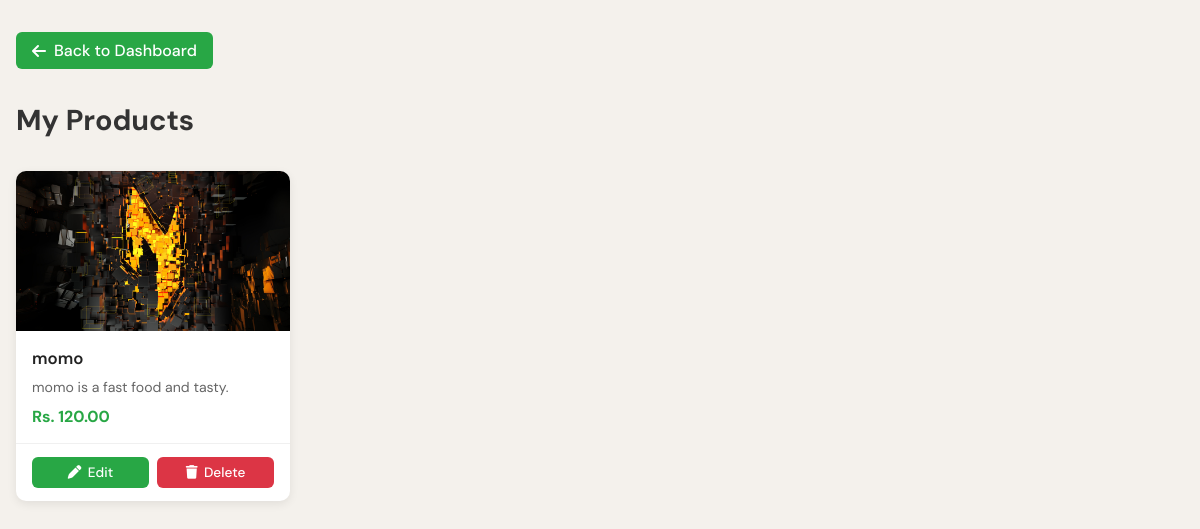
/vendor/product/list (signed in), run on the app's committed database.
### app/models.py (models this page shows, shortened)
class Product(models.Model):
    vendor = models.ForeignKey(UserProfile, on_delete=models.CASCADE, limit_choices_to={'role':'vendor'})
    name = models.CharField(max_length=255)
    description = models.TextField()
    category = models.ForeignKey(Category, on_delete=models.CASCADE)
    cook_time = models.PositiveIntegerField(default=30)
    calories = models.PositiveIntegerField(blank=True, null=True)
    price = models.DecimalField(max_digits=8, decimal_places=2)
    stock = models.IntegerField(default=0)
    image = models.ImageField(upload_to='products/', blank=True, null=True)
    created_at = models.DateTimeField(auto_now_add=True)

### app/views.py (the view)
# urls.py: path('vendor/product/list', my_products, name='vendor_product_list'),
def my_products(request):
    vendor_profile = get_object_or_404(UserProfile, user=request.user)
    products = Product.objects.filter(vendor=vendor_profile).order_by('-created_at')
    context = {
        "products": products
    }
    return render(request, "vendor_product_list.html", context)

### templates/vendor_product_list.html (shortened to what this page needs)
{% load static %}
<!DOCTYPE html>
<html lang="en">
<head>
<link rel="stylesheet" href="{% static 'css/styles.css' %}">
<link rel="stylesheet" href="https://cdnjs.cloudflare.com/ajax/libs/font-awesome/6.5.0/css/all.min.css">
</head>
<body>
<div class="container">
  <a href="{% url 'vendor_dashboard' %}" class="back-btn">
    <i class="fa-solid fa-arrow-left"></i> Back to Dashboard
  </a>
  <h1>My Products</h1>
  {% if products %}
  <div class="products-grid">
    {% for product in products %}
    <div class="product-card">
      {% if product.image %}
        <img src="{{ product.image.url }}" alt="{{ product.name }}">
      {% else %}
        <img src="{% static 'images/no-image.png' %}" alt="No Image">
      {% endif %}
      <div class="card-body">
        <h3>{{ product.name }}</h3>
        <p>{{ product.description|truncatechars:70 }}</p>
        <div class="price">Rs. {{ product.price }}</div>
      </div>
      <div class="card-actions">
        <a href="{% url 'edit_product' product.id %}"><i class="fa-solid fa-pen"></i> Edit</a>
        <a href="{% url 'delete_product' product.id %}" class="delete"
           onclick="return confirm('Are you sure you want to delete this product?');">
          <i class="fa-solid fa-trash"></i> Delete
        </a>
      </div>
    </div>
    {% endfor %}
  </div>
  {% else %}
    <p style="text-align:center; padding:2rem; color:#555;">
      You have no products yet. <a href="{% url 'add_product' %}" style="color:#28a745;">Add your first product</a>
    </p>
  {% endif %}
</div>
</body>
</html>

### static/css/styles.css (style rules this page uses)
:root { --green: #2D6A4F; --green-light: #52B788; --green-pale: #D8F3DC; --cream: #F4F1EC; --dark: #1B2A23; --brown: #3B2A1A; --orange: #C97D3E; --white: #FFFFFF; --gray: #6B7280; --border: #E5E0D8; --shadow: 0 4px 24px rgba(27,42,35,0.10); --shadow-lg: 0 12px 48px rgba(27,42,35,0.16); --radius: 16px; --radius-sm: 10px; }
* { margin:0; padding:0; box-sizing:border-box; }
body { font-family: 'DM Sans', sans-serif; background: var(--cream); color: var(--dark); overflow-x: hidden; }
.products-grid { display:grid; grid-template-columns:repeat(auto-fill,minmax(260px,1fr)); gap:1.5rem; }
.product-card { background:#fff; border-radius:var(--radius); overflow:hidden; box-shadow:var(--shadow); transition:all .25s; }
.product-card img { width:100%; height:180px; object-fit:cover; }

### templates/vendor_product_list.html (style rules this page uses)
body { margin: 0; font-family: 'DM Sans', sans-serif; background: var(--cream); }
.container { max-width: 1200px; margin: 0 auto; padding: 2rem 1rem; }
.back-btn { display: inline-flex; align-items: center; gap: 0.5rem; margin-bottom: 2rem; text-decoration: none; color: #fff; background: #28a745; padding: 0.5rem 1rem; border-radius: 6px; font-weight: 500; transition: background 0.2s; }
h1 { margin-bottom: 2rem; font-size: 1.8rem; color: #333; }
.products-grid { display: grid; grid-template-columns: repeat(auto-fill, minmax(250px, 1fr)); gap: 1.5rem; }
.product-card { background: #fff; border-radius: 10px; overflow: hidden; box-shadow: 0 3px 10px rgba(0,0,0,0.08); display: flex; flex-direction: column; transition: transform 0.2s, box-shadow 0.2s; }
.product-card img { width: 100%; height: 160px; object-fit: cover; }
.card-body { padding: 1rem; flex-grow: 1; display: flex; flex-direction: column; }
.card-body h3 { margin: 0 0 0.5rem; font-size: 1.05rem; font-weight: 600; color: #222; }
.card-body p { font-size: 0.88rem; color: #666; flex-grow: 1; line-height: 1.5; margin: 0 0 0.5rem; }
.card-body .price { font-weight: 700; font-size: 1rem; color: #28a745; }
.card-actions { display: flex; gap: 0.5rem; padding: 0.8rem 1rem; border-top: 1px solid #f0f0f0; }
.card-actions a { display: inline-flex; align-items: center; justify-content: center; gap: 0.4rem; flex: 1; text-decoration: none; color: #fff; background: #28a745; padding: 0.45rem 0.8rem; border-radius: 6px; font-size: 0.85rem; font-weight: 500; transition: background 0.2s; }
.card-actions a.delete { background: #dc3545; }

### data on the page
Product: image (picture), name "momo", description "momo is a fast food and tasty.", price "120.00"
